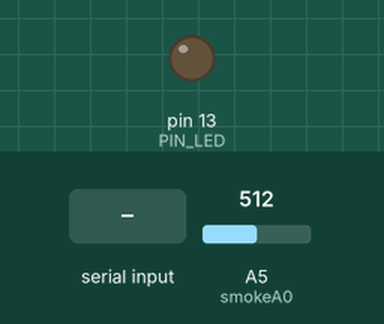
A sketch run on a simulated Arduino Uno, built with avr-gcc and run on an emulated ATmega328P. Shown: output pins drawn as LEDs (lit = HIGH). Dashed ring = blinking. Inputs (shaded band) come from the test bench; at power-on: A5 (smokeA0) = 512. What the sketch prints to the serial monitor is not drawn.

Above: at 1.2 s.
1.3 s: "1" received over Serial
At 1.9 s:
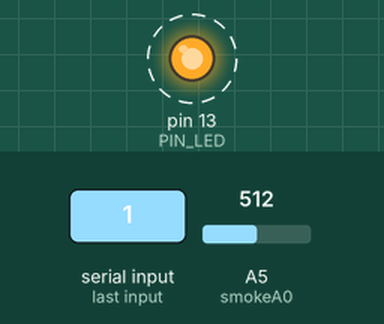
Timing chart, 0 to 7.8 s (numbered marks = the images above; inputs shaded):
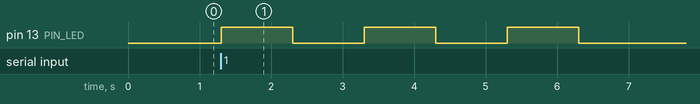

Measured:
- after the input at 1.3 s, pin 13 (PIN_LED): alternates HIGH for 1.0 s and LOW for 1.0 s, 6 changes in all, then stays LOW, starting at once

The sketch:

sketch_dec11a.ino
```cpp
#define PIN_LED 13
int sensorThres = 300;
int smokeA0 = A5;
char data=0;
void setup()
{
  // put your setup code here, to run once:

 pinMode(PIN_LED , OUTPUT);
 pinMode(smokeA0, INPUT);

Serial.begin(9600);

}

void loop()
{
 // put your main code here, to run repeatedly:

int analogSensor = analogRead(smokeA0);

int count=0;

 /* Serial.print("Pin A0: ");
  Serial.println(analogSensor);*/

  /*Serial.print("data: ");
  Serial.println(data);*/


 if(data!='3')
 {
if (analogSensor > sensorThres)
{
   data='3';
  Serial.write(data);


}
 }
  /*data='3';
  Serial.write(data);

  Serial.print("data: ");
  Serial.println(data);
  */

  // Checks if it has reached the threshold value

if(Serial.available())
{
  data=Serial.read();

  if(data=='1')

  {
     while(count<3)
     {
       digitalWrite(PIN_LED , HIGH);
       delay(1000);
       digitalWrite(PIN_LED , LOW);
       delay(1000);
            /*  Serial.write('1');*/

       count++;
     }

       if(count==3)
       {
        count =0;
       }


      Serial.write('1');
  }
  else if (data=='0')
  {
    digitalWrite(13, LOW);

    Serial.write('0');
  }


}

}
```
